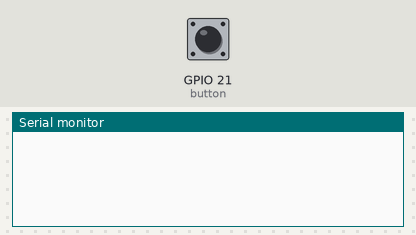
Simulated run of this sketch. Board: ESP32. Parts: the last lines printed to the serial monitor. The test bench sets the inputs (shaded band); at power-on: GPIO 21 (button) HIGH.

Above: at 1.2 s.
1.3 s: GPIO 21 (button) pulled LOW for 0.15 s
At 2.0 s:
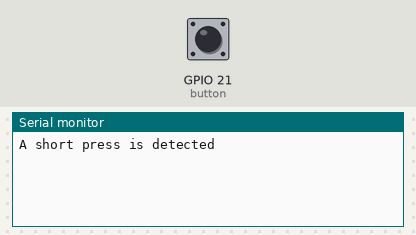
3.0 s: GPIO 21 (button) pulled LOW for 3.2 s
At 4.5 s:
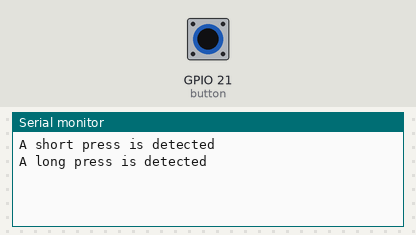

The sketch:

ezButton.ino
```cpp
/*
 * This ESP32 code is created by esp32io.com
 *
 * This ESP32 code is released in the public domain
 *
 * For more detail (instruction and wiring diagram), visit https://esp32io.com/tutorials/esp32-button-long-press-short-press
 */

#include <ezButton.h>

#define SHORT_PRESS_TIME 1000 // 1000 milliseconds
#define LONG_PRESS_TIME  1000 // 1000 milliseconds

ezButton button(21); // create ezButton object that attach to pin GPIO21

unsigned long pressedTime  = 0;
unsigned long releasedTime = 0;
bool isPressing = false;
bool isLongDetected = false;

void setup() {
  Serial.begin(9600);
  button.setDebounceTime(50); // set debounce time to 50 milliseconds
}

void loop() {
  button.loop(); // MUST call the loop() function first

  if (button.isPressed()) {
    pressedTime = millis();
    isPressing = true;
    isLongDetected = false;
  }

  if (button.isReleased()) {
    isPressing = false;
    releasedTime = millis();

    long pressDuration = releasedTime - pressedTime;

    if ( pressDuration < SHORT_PRESS_TIME )
      Serial.println("A short press is detected");
  }

  if (isPressing == true && isLongDetected == false) {
    long pressDuration = millis() - pressedTime;

    if ( pressDuration > LONG_PRESS_TIME ) {
      Serial.println("A long press is detected");
      isLongDetected = true;
    }
  }
}
```

Measured:
- after the input at 1.3 s, the serial monitor: prints a new line after 0.20 s (image 1)
- after the input at 3.0 s, the serial monitor: prints a new line after 1.1 s (image 2)
